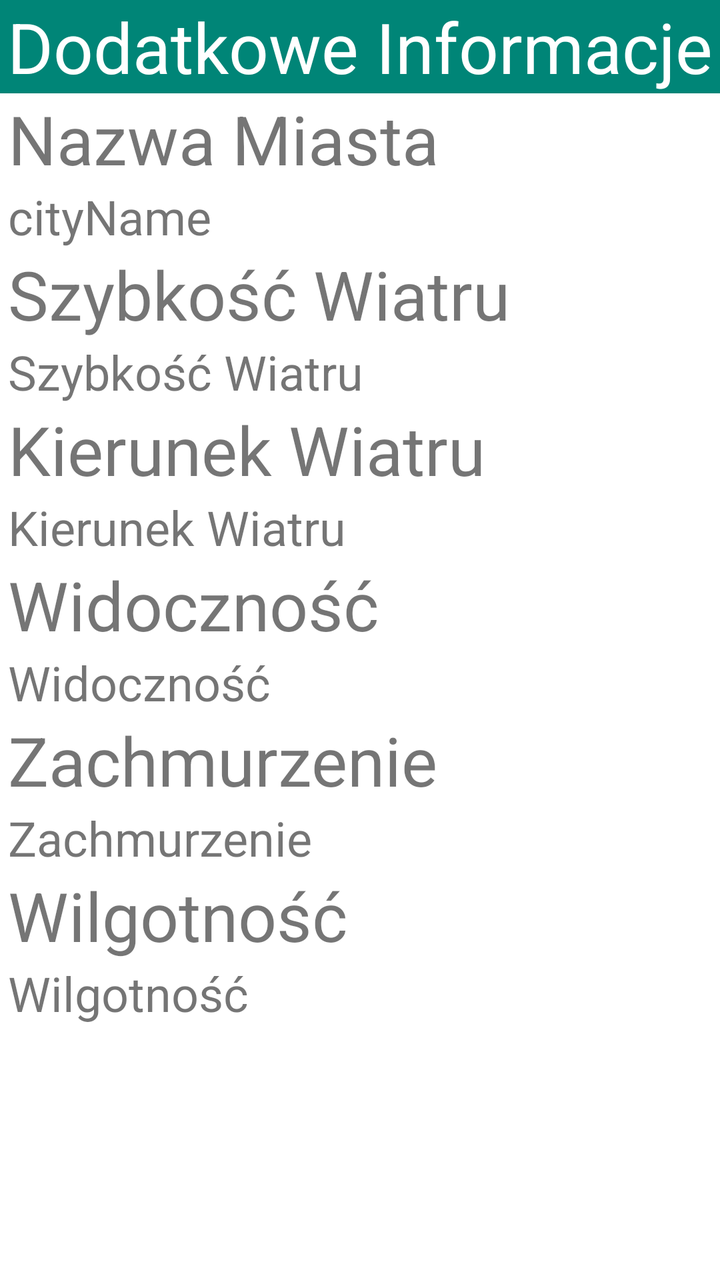
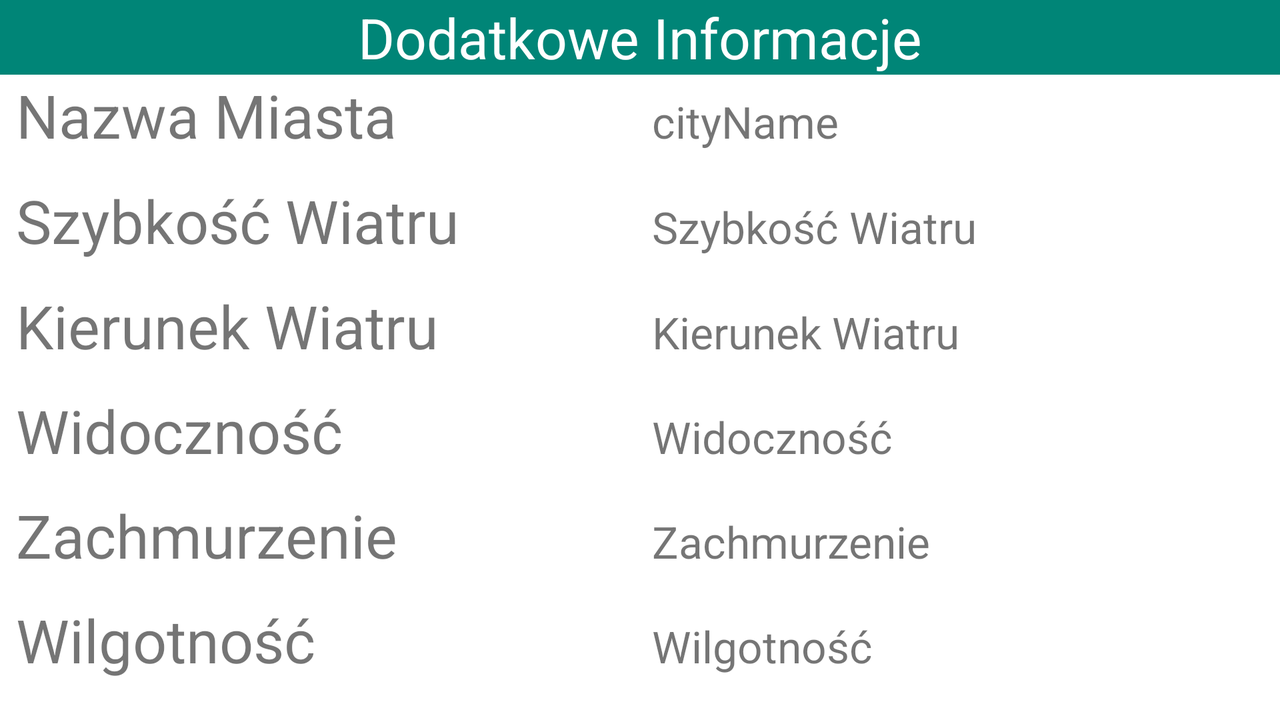

First picture: res/layout/ on a phone held upright. Second picture: the repository's own variant of that layout, on a device whose configuration matches the variant's folder. Source for both follows.
<!-- AndroidManifest.xml: application theme AppTheme -->
<!-- res/layout/fragment_extended_weather.xml -->
<?xml version="1.0" encoding="utf-8"?>
<android.support.constraint.ConstraintLayout xmlns:android="http://schemas.android.com/apk/res/android"
                                             android:layout_width="match_parent"
                                             android:layout_height="match_parent"
                                             android:background="@android:color/background_light"
                                             android:orientation="vertical">
    <LinearLayout
            android:orientation="vertical"
            android:layout_width="match_parent"
            android:layout_height="match_parent" android:id="@+id/linearLayout"
    >
        <TextView
                android:layout_width="match_parent"
                android:layout_height="wrap_content"
                android:background="@color/colorPrimary"
                android:text="@string/additional_information"
                android:textAlignment="center"
                android:textColor="@android:color/white"
                android:textSize="35sp" android:id="@+id/labelExtendedWeather"/>
        <TextView
                android:layout_width="match_parent"
                android:layout_height="wrap_content"
                android:layout_marginStart="4sp"
                android:text="@string/city_name"
                android:textSize="34sp" android:id="@+id/labelCityName"/>
        <TextView
                android:layout_width="match_parent"
                android:layout_height="wrap_content"
                android:layout_marginStart="4sp"
                android:text="@string/cityname"
                android:textSize="24sp" android:id="@+id/tvCityName"/>
        <TextView
                android:layout_width="match_parent"
                android:layout_height="wrap_content"
                android:layout_marginStart="4sp"
                android:text="@string/wind_speed"
                android:textSize="34sp" android:id="@+id/labelWindSpeed"/>
        <TextView
                android:layout_width="match_parent"
                android:layout_height="wrap_content"
                android:layout_marginStart="4sp"
                android:text="@string/wind_speed"
                android:textSize="24sp" android:id="@+id/tvWindSpeed"/>
        <TextView
                android:layout_width="match_parent"
                android:layout_height="wrap_content"
                android:layout_marginStart="4sp"
                android:text="@string/wind_deg"
                android:textSize="34sp" android:id="@+id/labelWindDeg"/>
        <TextView
                android:layout_width="match_parent"
                android:layout_height="wrap_content"
                android:layout_marginStart="4sp"
                android:text="@string/wind_deg"
                android:textSize="24sp" android:id="@+id/tvWindDeg"/>
        <TextView
                android:layout_width="match_parent"
                android:layout_height="wrap_content"
                android:layout_marginStart="4sp"
                android:text="@string/visibility"
                android:textSize="34sp" android:id="@+id/labelVisibility"/>
        <TextView
                android:layout_width="match_parent"
                android:layout_height="wrap_content"
                android:layout_marginStart="4sp"
                android:text="@string/visibility"
                android:textSize="24sp" android:id="@+id/tvVisibility"/>
        <TextView
                android:layout_width="match_parent"
                android:layout_height="wrap_content"
                android:layout_marginStart="4sp"
                android:text="@string/clouds"
                android:textSize="34sp" android:id="@+id/labelClouds"/>
        <TextView
                android:layout_width="match_parent"
                android:layout_height="wrap_content"
                android:layout_marginStart="4sp"
                android:text="@string/clouds"
                android:textSize="24sp" android:id="@+id/tvClouds"/>
        <TextView
                android:layout_width="match_parent"
                android:layout_height="wrap_content"
                android:layout_marginStart="4sp"
                android:text="@string/humidity"
                android:textSize="34sp" android:id="@+id/labelHumidity"/>
        <TextView
                android:layout_width="match_parent"
                android:layout_height="wrap_content"
                android:layout_marginStart="4sp"
                android:text="@string/humidity"
                android:textSize="24sp" android:id="@+id/tvHumidity"/>
    </LinearLayout>

</android.support.constraint.ConstraintLayout>
<!-- resources referenced by this layout -->
<resources>
  <color name="colorPrimary">#008577</color>
  <string name="additional_information">Dodatkowe Informacje</string>
  <string name="city_name">Nazwa Miasta</string>
  <string name="cityname">cityName</string>
  <string name="clouds">Zachmurzenie</string>
  <string name="humidity">Wilgotność</string>
  <string name="visibility">Widoczność</string>
  <string name="wind_deg">Kierunek Wiatru</string>
  <string name="wind_speed">Szybkość Wiatru</string>
  <style name="AppTheme" parent="Theme.AppCompat.Light.DarkActionBar">
          
          <item name="colorPrimary">@color/colorPrimary</item>
          <item name="colorPrimaryDark">@color/toolbarBlue</item>
          <item name="colorAccent">@color/colorAccent</item>
      </style>
  <color name="toolbarBlue">#2196F3</color>
  <color name="colorAccent">#D81B60</color>
</resources>
<!-- res/layout-land/fragment_extended_weather.xml (the repository's variant of the layout above) -->
<!-- drawn on the phone turned sideways -->
<?xml version="1.0" encoding="utf-8"?>
<android.support.constraint.ConstraintLayout xmlns:android="http://schemas.android.com/apk/res/android"
                                             xmlns:app="http://schemas.android.com/apk/res-auto" android:layout_width="match_parent"
                                             android:layout_height="match_parent"
                                             android:background="@android:color/background_light"
                                             android:orientation="vertical">
    <LinearLayout
            android:orientation="vertical"
            android:layout_width="match_parent"
            android:layout_height="match_parent" android:id="@+id/linearLayout"
            app:layout_constraintBottom_toBottomOf="parent" android:layout_marginBottom="8dp">
        <TextView
                android:layout_width="match_parent"
                android:layout_height="wrap_content"
                android:background="@color/colorPrimary"
                android:text="@string/additional_information"
                android:textAlignment="center"
                android:textColor="@android:color/white"
                android:textSize="28sp" android:id="@+id/labelExtendedWeather"/>
        <TableRow
                android:layout_width="match_parent"
                android:layout_height="match_parent" android:layout_weight="1" android:layout_marginStart="4sp">
            <TextView
                    android:layout_width="match_parent"
                    android:layout_height="wrap_content"
                    android:layout_marginStart="4sp"
                    android:text="@string/city_name"
                    android:textSize="30sp" android:id="@+id/labelCityName" android:layout_weight="1"/>
            <TextView
                    android:layout_width="match_parent"
                    android:layout_height="wrap_content"
                    android:layout_marginStart="4sp"
                    android:text="@string/cityname"
                    android:textSize="22sp" android:id="@+id/tvCityName" android:layout_weight="1"/>
        </TableRow>
        <TableRow
                android:layout_width="match_parent"
                android:layout_height="match_parent" android:layout_weight="1" android:layout_marginStart="4sp">
            <TextView
                    android:layout_width="match_parent"
                    android:layout_height="wrap_content"
                    android:layout_marginStart="4sp"
                    android:text="@string/wind_speed"
                    android:textSize="30sp" android:id="@+id/labelWindSpeed" android:layout_weight="1"/>
            <TextView
                    android:layout_width="match_parent"
                    android:layout_height="wrap_content"
                    android:layout_marginStart="4sp"
                    android:text="@string/wind_speed"
                    android:textSize="22sp" android:id="@+id/tvWindSpeed" android:layout_weight="1"/>
        </TableRow>
        <TableRow
                android:layout_width="match_parent"
                android:layout_height="match_parent" android:layout_weight="1" android:layout_marginStart="4sp">
            <TextView
                    android:layout_width="match_parent"
                    android:layout_height="wrap_content"
                    android:layout_marginStart="4sp"
                    android:text="@string/wind_deg"
                    android:textSize="30sp" android:id="@+id/labelWindDeg" android:layout_weight="1"/>
            <TextView
                    android:layout_width="match_parent"
                    android:layout_height="wrap_content"
                    android:layout_marginStart="4sp"
                    android:text="@string/wind_deg"
                    android:textSize="22sp" android:id="@+id/tvWindDeg" android:layout_weight="1"/>
        </TableRow>
        <TableRow
                android:layout_width="match_parent"
                android:layout_height="match_parent" android:layout_weight="1" android:layout_marginStart="4sp">
            <TextView
                    android:layout_width="match_parent"
                    android:layout_height="wrap_content"
                    android:layout_marginStart="4sp"
                    android:text="@string/visibility"
                    android:textSize="30sp" android:id="@+id/labelVisibility" android:layout_weight="1"/>
            <TextView
                    android:layout_width="match_parent"
                    android:layout_height="wrap_content"
                    android:layout_marginStart="4sp"
                    android:text="@string/visibility"
                    android:textSize="22sp" android:id="@+id/tvVisibility" android:layout_weight="1"/>
        </TableRow>
        <TableRow
                android:layout_width="match_parent"
                android:layout_height="match_parent" android:layout_weight="1" android:layout_marginStart="4sp">
            <TextView
                    android:layout_width="match_parent"
                    android:layout_height="wrap_content"
                    android:layout_marginStart="4sp"
                    android:text="@string/clouds"
                    android:textSize="30sp" android:id="@+id/labelClouds" android:layout_weight="1"/>
            <TextView
                    android:layout_width="match_parent"
                    android:layout_height="wrap_content"
                    android:layout_marginStart="4sp"
                    android:text="@string/clouds"
                    android:textSize="22sp" android:id="@+id/tvClouds" android:layout_weight="1"/>
        </TableRow>
        <TableRow
                android:layout_width="match_parent"
                android:layout_height="match_parent" android:layout_weight="1" android:layout_marginStart="4sp">
            <TextView
                    android:layout_width="match_parent"
                    android:layout_height="wrap_content"
                    android:layout_marginStart="4sp"
                    android:text="@string/humidity"
                    android:textSize="30sp" android:id="@+id/labelHumidity" android:layout_weight="1"/>
            <TextView
                    android:layout_width="match_parent"
                    android:layout_height="wrap_content"
                    android:layout_marginStart="4sp"
                    android:text="@string/humidity"
                    android:textSize="22sp" android:id="@+id/tvHumidity" android:layout_weight="1"/>
        </TableRow>
    </LinearLayout>

</android.support.constraint.ConstraintLayout>
